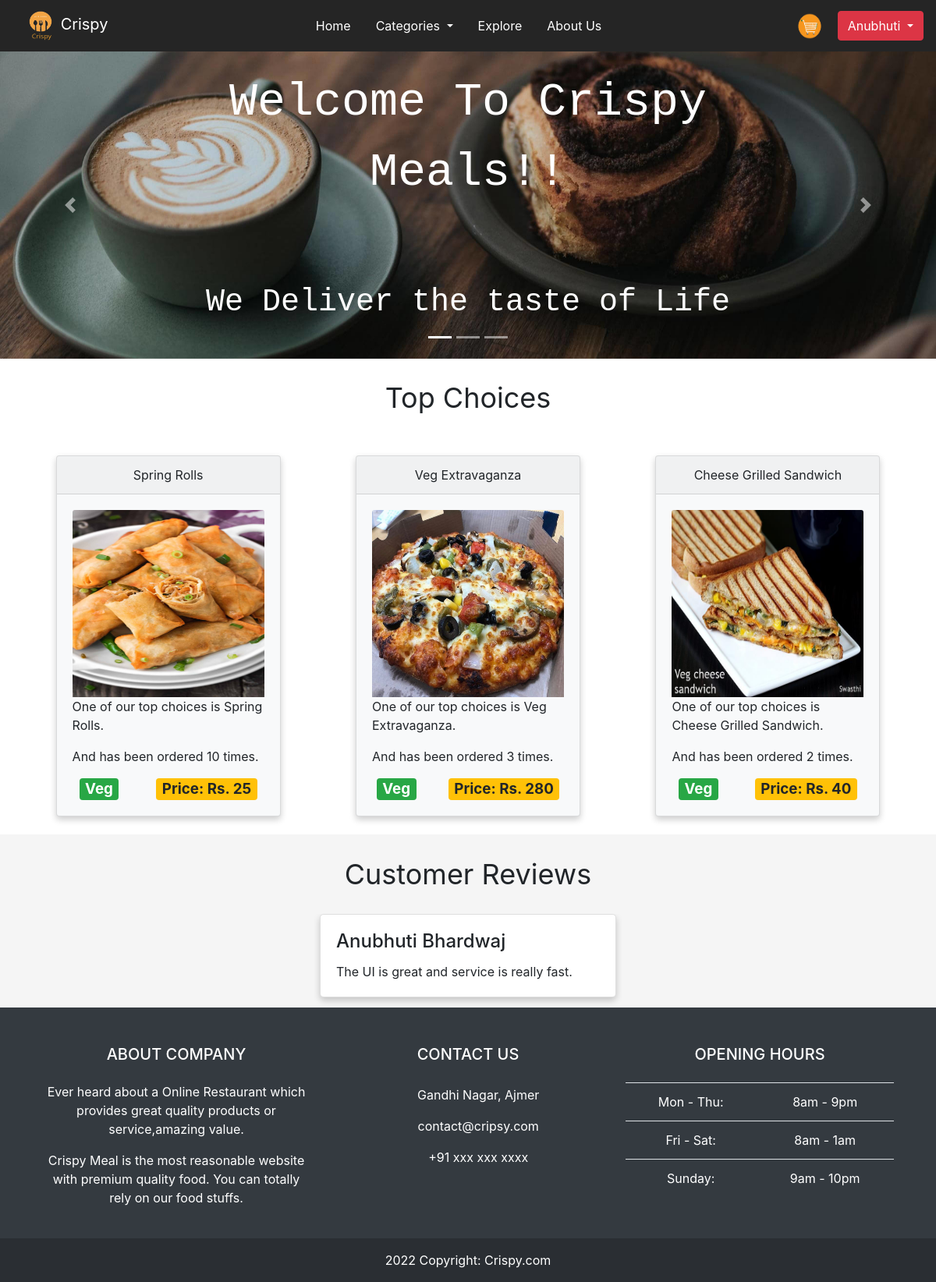
Screenshot of / (signed in) with the database file from the repository.
### tables this page shows
CREATE TABLE `feedback` (
  `username` varchar(20) DEFAULT NULL,
  `description` varchar(200) DEFAULT NULL,
  KEY `username` (`username`),
  CONSTRAINT `feedback_ibfk_1` FOREIGN KEY (`username`) REFERENCES `users` (`username`)
);

CREATE TABLE `users` (
  `username` varchar(20) NOT NULL,
  `password` varchar(257) DEFAULT NULL,
  `fname` varchar(20) DEFAULT NULL,
  `lname` varchar(20) DEFAULT NULL,
  `age` int(11) DEFAULT NULL,
  `gender` varchar(6) DEFAULT NULL,
  `email` varchar(30) DEFAULT NULL,
  `address` varchar(100) DEFAULT NULL,
  `phonenumber` bigint(20) DEFAULT NULL,
  `pic` varchar(70) DEFAULT 'images/user_pics/user_pic.png',
  PRIMARY KEY (`username`)
);

### php/top_choices.php (called while the page is built, shortened)
<?php
require("dbconnect.php");
$q = "SELECT items.item_name, items.item_type, items.price, items.image, SUM(order_quantity) AS quantity_ordered FROM items, ordered_item WHERE items.item_id=ordered_item.item_id GROUP BY ordered_item.item_id ORDER BY SUM(order_quantity) DESC, item_name ASC";
$result = mysqli_query($conn, $q);
?>

### php/get_feedback.php (called while the page is built, shortened)
<?php
require('dbconnect.php');
$q = "SELECT fname, lname, description FROM users NATURAL JOIN feedback;";
$result = mysqli_query($conn, $q);
?>

### index.php (the view, shortened to what this page needs)
<!DOCTYPE html>
<html lang="en">
<head>
	<link rel="stylesheet" href="css/style.css">
	<link rel="stylesheet" href="https://cdn.jsdelivr.net/npm/bootstrap@4.5.3/dist/css/bootstrap.min.css"
>
</head>
<body id="Home" style="background-color: #fafafa">
	<nav class="navbar sticky-top navbar-expand-md">
		<a class="nav-link navbar-brand" href="index.php">
			<img src="images/Logo.png" alt="Logo" height="40" width="40">
			Crispy
		</a>
		<div class="collapse navbar-collapse" id="main-navigation">
			<ul class="navbar-nav navbar-container">
				<li class="nav-item">
					<a class="nav-link active" href="index.php">Home</a>
				</li>
				<li class="nav-item dropdown">
					<a class="nav-link dropdown-toggle" href="#" id="navbarDropdownMenuLink" data-toggle="dropdown" aria-haspopup="true" aria-expanded="false">
						Categories
					</a>
						<?php
							require("php/get_categories.php");
						?>
				</li>
				<li class="nav-item">
					<a class="nav-link" href="explore.php">Explore</a>
				</li>
				<li class="nav-item">
					<a class="nav-link" href="aboutus.php">About Us</a>
				</li>
			</ul>
			<a class="navbar-brand" href="cart.php">
				<img src="images/Cart.png" alt="Logo" height="35" width="40">
			</a>
			<?php
			if(isset($_SESSION['username'])){
			?>
			<div class="btn-group">
			  <button type="button" class="btn btn-danger dropdown-toggle" data-toggle="dropdown" aria-haspopup="true" aria-expanded="false">
			    <?php echo $_SESSION['username'];?>
			  </button>
			</div>
			<?php
			}else {
			?>
			<form class="form-inline" action="login.php">
				<button class="btn btn-warning" type="input">Login</button>
			</form>
			<?php
			}
			?>
		</div>
	</nav>
	<section>
		<div id="slideShow" class="carousel slide" data-ride="carousel">
			<ol class="carousel-indicators">
			  <li data-target="#slideShow" data-slide-to="0" class="active"></li>
			  <li data-target="#slideShow" data-slide-to="1"></li>
			  <li data-target="#slideShow" data-slide-to="2"></li>
			</ol>
			<div class="carousel-caption welcome-caption">
				Welcome To Crispy <br>
				Meals!!
			</div>
			<div class="index_slider carousel-inner">
			  	<div class="carousel-item active">
					<img class="d-block w-100" src="images/home-slide-1.jpg" alt="First slide">
					<div class="carousel-caption d-none d-md-block">
    					<h1>We Deliver the taste of Life</h1>
  					</div>
			  	</div>
			</div>
			<a class="carousel-control-prev" href="#slideShow" role="button" data-slide="prev">
			  	<span class="carousel-control-prev-icon" aria-hidden="true"></span>
			</a>
			<a class="carousel-control-next" href="#slideShow" role="button" data-slide="next">
			  	<span class="carousel-control-next-icon" aria-hidden="true"></span>
			</a>
		  </div>
	</section>
	<section class="container-fluid top-choices">
		<div class="section-title">
			Top Choices
		</div>
		<div class="row justify-content-around" style="padding: 2%;">
			<?php
			require("php/top_choices.php");
			$counter=0;
			while($counter<3){
				$row=mysqli_fetch_assoc($result)
			?>
			<div class="col-md-auto">
				<div class="card bg-light" style="width: 18rem;">
					<div class="card-header text-center">
						<?php echo $row['item_name'];?>
					</div>
					<div class="card-body">
						<img class="food-card_img card-img-top" src="<?php echo $row['image'];?>" alt="Card image cap" style="height: 15rem">
				  		<p class="card-text">One of our top choices is <?php echo $row['item_name'];?>.</p>
						<p class="ca1rd-text">And has been ordered <?php echo $row['quantity_ordered'];?> times.</p>
						<div class="row justify-content-around" style="font-size: 25px;">
							<?php
								if($row['item_type']=="Veg"){
							?>
							<span class="badge badge-success">Veg</span>
							<?php
								}else if($row['item_type']=="Non-Veg"){
							?>
							<span class="badge badge-danger">Non-Veg</span>
							<?php
								}
							?>
							<span class="badge badge-warning">Price: Rs. <?php echo $row['price'];?></span>
						</div>
					</div>
				</div>
			</div>
			<?php
			$counter = $counter+1;
			}
			?>
		</div>
	</section>
	<section class="customer-review">
		<div class="section-title">
			Customer Reviews
		</div>
		<div class="carousel slide" data-ride="carousel" data-interval="2000">
			<?php
				require("php/get_feedback.php");
				$counter=1;
			?>
			<div class="custo_carou carousel-inner">
			<?php
				while($row=mysqli_fetch_assoc($result)){
				if($counter==1){
					$counter++;
				?>
				<div class="custo_carou carousel-item active">
				<?php
				}else{
				?>
				<div class="custo_carou carousel-item">
				<?php
				}
				?>
					<div class="row flex-container justify-content-center">
						<div class="col-md-4 mb-3">
							<div class="card">
								<div class="card-body">
									<h4 class="card-title"><?php echo $row['fname'] . " " . $row['lname'];?></h4>
									<p class="card-text"><?php echo $row['description']?></p>
								</div>
							</div>
						</div>
					</div>
				</div>
				<?php
					}
				?>
			</div>
		</div>
	</section>
	<footer class="text-white text-center text-lg-start bg-dark">
	  	<div class="container p-4">
			<div class="row mt-4">
		  		<div class="col-lg-4 col-md-12 mb-4 mb-md-0">
					<h5 class="text-uppercase mb-4">About company</h5>
					<p>Ever heard about a Online Restaurant which provides great quality products or service,amazing value.</p>
  					<p>Crispy Meal is the most reasonable website with premium quality food. You can totally rely on our food stuffs.</p>
				</div>
				<div class="col-lg-4 col-md-6 mb-4 mb-md-0">
					<h5 class="text-uppercase mb-4 pb-1">Contact Us</h5>
					<ul class="fa-ul" style="margin-left: 1.65em;">
					<li class="mb-3">
						<span class="ms-2">Gandhi Nagar, Ajmer</span>
				  	</li>
					<li class="mb-3">
						<span class="ms-2">contact@cripsy.com</span>
				  	</li>
				  	<li class="mb-3">
						<span class="ms-2">+91 xxx xxx xxxx</span>
				  	</li>
					</ul>
				</div>
				<div class="col-lg-4 col-md-6 mb-4 mb-md-0">
					<h5 class="text-uppercase mb-4">Opening hours</h5>
					<table class="table text-center text-white">
					  	<tbody class="fw-normal">
					<tr>
						<td>Mon - Thu:</td>
				  		<td>8am - 9pm</td>
					</tr>
					<tr>
					  	<td>Fri - Sat:</td>
					  	<td>8am - 1am</td>
					</tr>
					<tr>
				  		<td>Sunday:</td>
				  		<td>9am - 10pm</td>
					</tr>
					</tbody>
					</table>
				</div>
			</div>
		</div>
		<div class="text-center p-3" style="background-color: rgba(0, 0, 0, 0.2);">
			 2022 Copyright:
			<a class="text-white" href="#Home">Crispy.com</a>
		</div>
	</footer>
</body>
</html>

### css/style.css (style rules this page uses)
:root { --nav_bar_bg: #252525; --hover_text: rgb(194, 110, 32); }
body { padding: 0; margin: 0; background: #f2f6e9; }
.navbar { background: var(--nav_bar_bg); }
.nav-link.navbar-brand, .nav-item .nav-link.active, .nav-item .nav-link, .nav-link.dropdown-toggle { color: #fff; cursor: pointer; }
.nav-link { margin-right: 1em !important; }
.navbar-collapse { justify-content: flex-end; }
.navbar-container { flex: auto; justify-content: center; }
.card { box-shadow: 0 4px 8px 0 rgba(0, 0, 0, 0.2); padding: 0%; }
.carousel-caption { font-family:'Courier New', Courier, monospace; }
.welcome-caption { font-size: 5vw; top: 0; bottom: auto; }
.top-choices { background-color: #ffffff; }
.section-title { font: bold; font-size: 3vw; text-align: center; border: black; padding: 2%; }
.customer-review { background-color: #f5f5f5; min-height: 15vh; }
.customer-review .carousel-inner { height: 15vh; }
.carousel-inner .custo_carou.carousel-item { min-height: 15vh; }
.custo_carou .carousel-item { height: 15vh; }
.customer-review .card { border-radius: 5px; background-color: #fff; }

### rows the page displays
feedback: username.fname "Anubhuti", username.lname "Bhardwaj", description "The UI is great and service is really fast."

### other values shown
$_SESSION['username'] "Anubhuti"
$row['item_name'] "Spring Rolls"
$row['quantity_ordered'] "10"
$row['price'] "25"
$row['item_name'] "Veg Extravaganza"
$row['quantity_ordered'] "3"
$row['price'] "280"
$row['item_name'] "Cheese Grilled Sandwich"
$row['quantity_ordered'] "2"
$row['price'] "40"
